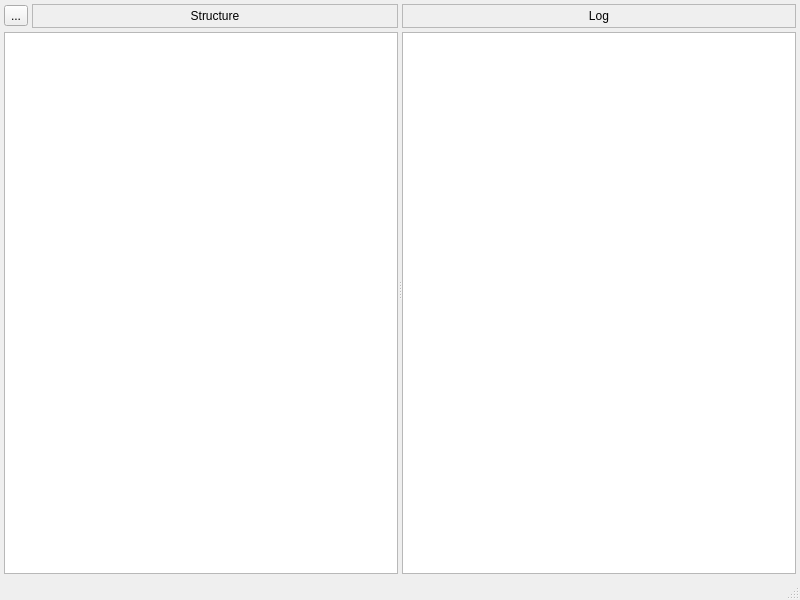
<?xml version="1.0" encoding="UTF-8"?>
<ui version="4.0">
 <class>Structure</class>
 <widget class="QMainWindow" name="Structure">
  <property name="geometry">
   <rect>
    <x>0</x>
    <y>0</y>
    <width>800</width>
    <height>600</height>
   </rect>
  </property>
  <property name="windowTitle">
   <string>MainWindow</string>
  </property>
  <widget class="QWidget" name="centralwidget">
   <layout class="QHBoxLayout" name="horizontalLayout_2">
    <property name="leftMargin">
     <number>4</number>
    </property>
    <property name="topMargin">
     <number>4</number>
    </property>
    <property name="rightMargin">
     <number>4</number>
    </property>
    <property name="bottomMargin">
     <number>4</number>
    </property>
    <item>
     <widget class="QSplitter" name="splitter">
      <property name="orientation">
       <enum>Qt::Orientation::Horizontal</enum>
      </property>
      <property name="handleWidth">
       <number>4</number>
      </property>
      <widget class="QWidget" name="layoutWidget">
       <layout class="QVBoxLayout" name="verticalLayout">
        <property name="spacing">
         <number>4</number>
        </property>
        <item>
         <layout class="QHBoxLayout" name="horizontalLayout">
          <property name="spacing">
           <number>4</number>
          </property>
          <item>
           <widget class="QToolButton" name="buttonUpdateFields">
            <property name="text">
             <string>...</string>
            </property>
            <property name="icon">
             <iconset resource="icons.qrc">
              <normaloff>:/icons/resources/refresh square.svg</normaloff>:/icons/resources/refresh square.svg</iconset>
            </property>
            <property name="iconSize">
             <size>
              <width>16</width>
              <height>16</height>
             </size>
            </property>
            <property name="checkable">
             <bool>false</bool>
            </property>
           </widget>
          </item>
          <item>
           <widget class="QLabel" name="label">
            <property name="sizePolicy">
             <sizepolicy hsizetype="Preferred" vsizetype="Fixed">
              <horstretch>0</horstretch>
              <verstretch>0</verstretch>
             </sizepolicy>
            </property>
            <property name="minimumSize">
             <size>
              <width>0</width>
              <height>24</height>
             </size>
            </property>
            <property name="styleSheet">
             <string notr="true">QLabel {padding: 4px}</string>
            </property>
            <property name="frameShape">
             <enum>QFrame::Shape::StyledPanel</enum>
            </property>
            <property name="text">
             <string>Structure</string>
            </property>
            <property name="alignment">
             <set>Qt::AlignmentFlag::AlignCenter</set>
            </property>
           </widget>
          </item>
         </layout>
        </item>
        <item>
         <widget class="QTableView" name="tableView">
          <property name="gridStyle">
           <enum>Qt::PenStyle::DotLine</enum>
          </property>
         </widget>
        </item>
       </layout>
      </widget>
      <widget class="QWidget" name="layoutWidget">
       <layout class="QVBoxLayout" name="verticalLayout_2">
        <property name="spacing">
         <number>4</number>
        </property>
        <item>
         <widget class="QLabel" name="label_2">
          <property name="sizePolicy">
           <sizepolicy hsizetype="Preferred" vsizetype="Fixed">
            <horstretch>0</horstretch>
            <verstretch>0</verstretch>
           </sizepolicy>
          </property>
          <property name="minimumSize">
           <size>
            <width>0</width>
            <height>24</height>
           </size>
          </property>
          <property name="styleSheet">
           <string notr="true">QLabel {padding: 4px}</string>
          </property>
          <property name="frameShape">
           <enum>QFrame::Shape::StyledPanel</enum>
          </property>
          <property name="text">
           <string>Log</string>
          </property>
          <property name="alignment">
           <set>Qt::AlignmentFlag::AlignCenter</set>
          </property>
         </widget>
        </item>
        <item>
         <widget class="QTableView" name="tableLog">
          <property name="editTriggers">
           <set>QAbstractItemView::EditTrigger::NoEditTriggers</set>
          </property>
          <property name="gridStyle">
           <enum>Qt::PenStyle::DotLine</enum>
          </property>
         </widget>
        </item>
       </layout>
      </widget>
     </widget>
    </item>
   </layout>
  </widget>
  <widget class="QMenuBar" name="menubar">
   <property name="geometry">
    <rect>
     <x>0</x>
     <y>0</y>
     <width>800</width>
     <height>24</height>
    </rect>
   </property>
  </widget>
  <widget class="QStatusBar" name="statusbar"/>
 </widget>
 <resources>
  <include location="icons.qrc"/>
 </resources>
 <connections/>
</ui>
